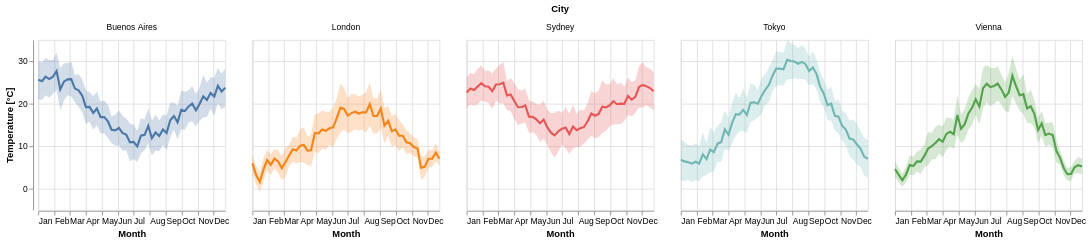

Write notebook code for a chart like this one.
### Code cell
alt.layer(
    alt.Chart().mark_area(opacity=0.25).encode(y="temp_min:Q", y2="temp_max:Q"),
    alt.Chart().mark_line(strokeWidth=2.5).encode(y="temp_avg:Q"),
    data=weekly,
).encode(
    x=alt.X(
        "week_date:T",
        title="Month",
        axis=alt.Axis(format="%b", tickCount="month", labelAlign="left"),
    ),
    y=alt.Y(title="Temperature [°C]"),
    color=alt.Color("location:N", legend=None),
).properties(
    width=220, height=200
).facet(
    facet=alt.Facet("location:N", title="City"), columns=5
)

### Figure 1 — Vega-Lite specification as saved in the notebook (floating-point values rounded to 4 significant figures; data arrays with more than 128 entries replaced by an {"elided": "..."} marker saying what was removed)
{"config": {"view": {"continuousWidth": 300, "continuousHeight": 300}}, "data": {"name": "data-3e9da0cddbf194cf62c5cec9fe87ae0b"}, "facet": {"field": "location", "title": "City", "type": "nominal"}, "spec": {"layer": [{"mark": {"type": "area", "opacity": 0.25}, "encoding": {"y": {"field": "temp_min", "type": "quantitative"}, "y2": {"field": "temp_max"}}}, {"mark": {"type": "line", "strokeWidth": 2.5}, "encoding": {"y": {"field": "temp_avg", "type": "quantitative"}}}], "encoding": {"color": {"field": "location", "legend": null, "type": "nominal"}, "x": {"axis": {"format": "%b", "labelAlign": "left", "tickCount": "month"}, "field": "week_date", "title": "Month", "type": "temporal"}, "y": {"title": "Temperature [°C]"}}, "height": 200, "width": 220}, "columns": 5, "$schema": "https://vega.github.io/schema/vega-lite/v6.1.0.json", "datasets": {"data-3e9da0cddbf194cf62c5cec9fe87ae0b": {"elided": "260 records"}}}
